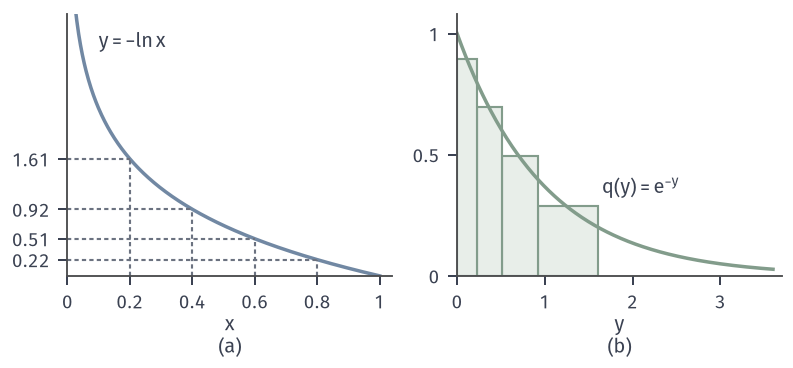

Source code (Python):
from pathlib import Path
import sys
ROOT = next(p for p in Path(__file__).resolve().parents if (p/"build.sh").is_file() and (p/"tex/book.tex").is_file())
sys.path.insert(0, str(ROOT/"figures/00-shared/mathematical-preliminaries-upper/00-shared/comprehension-figures"))
from support import figure, save, BLUE, GREEN, YELLOW, RED, PURPLE, INK, MUTED, GRID, BLUE_FILL, GREEN_FILL, YELLOW_FILL, RED_FILL, PURPLE_FILL
import numpy as np

# T(x)=-ln x on (0,1]; equal-mass cells (k/5,(k+1)/5] of mu=lambda|(0,1) go to intervals; bar height = mass/length; q(y)=exp(-y).
fig, axes = figure(width_mm=112, height_mm=52, ncols=2)
fig.set_layout_engine(None)
fig.subplots_adjust(left=.085, right=.985, top=.96, bottom=.25, wspace=.2)
a, b = axes
x = np.linspace(.012, 1, 500)
a.plot(x, -np.log(x), color=BLUE, lw=1.4)
edges = np.array([.2, .4, .6, .8, 1.0])
for xe in edges[:-1]:
    ye = -np.log(xe)
    a.plot([xe, xe], [0, ye], color=MUTED, lw=.85, ls=(0, (2, 1.5)))
    a.plot([0, xe], [ye, ye], color=MUTED, lw=.85, ls=(0, (2, 1.5)))
a.set_xlim(0, 1.04); a.set_ylim(0, 3.6)
a.set_xticks([0, .2, .4, .6, .8, 1]); a.set_xticklabels(['0', '0.2', '0.4', '0.6', '0.8', '1'])
ys = -np.log(edges[:-1])
a.set_yticks(list(ys)); a.set_yticklabels([f'{v:.2f}' for v in ys])
a.set_xlabel('$x$', labelpad=1); a.text(.1, 3.15, '$y=-\\ln x$', color=INK)
lows = -np.log(edges[1:]); highs = -np.log(edges[:-1])
for lo, hi in zip(lows, highs):
    b.bar((lo+hi)/2, .2/(hi-lo), width=hi-lo, color=GREEN_FILL, edgecolor=GREEN, lw=.85)
t = np.linspace(0, 3.6, 300)
b.plot(t, np.exp(-t), color=GREEN, lw=1.4)
b.set_xlim(0, 3.7); b.set_ylim(0, 1.08); b.set_xlabel('$y$', labelpad=1)
b.set_xticks([0, 1, 2, 3]); b.set_yticks([0, .5, 1]); b.set_yticklabels(['0', '0.5', '1'])
b.text(1.65, .34, '$q(y)=\\mathrm{e}^{-y}$', color=INK)
for ax, s in zip(axes, ('(a)', '(b)')):
    p = ax.get_position(); fig.text((p.x0+p.x1)/2, .03, s, ha='center', va='bottom')
save(fig, Path(__file__).resolve().parent, 'figure', {'formula': 'y=-ln x; cells (k/5,(k+1)/5], k=1..4; bar height 0.2/length; q=exp(-y)'})
